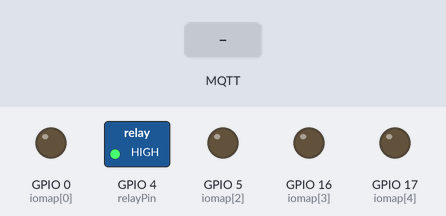
A sketch run on a simulated ESP32. Parts: switched loads named in the sketch (green lamp = pin HIGH), output pins drawn as LEDs (lit = HIGH). The inputs (shaded band) are chosen by the test bench. WiFi joins after 1.5 s; servers stay silent unless stated; random numbers use the default seed unless the sketch sets one; no MQTT or app messages arrive unless stated; what the sketch prints to the serial monitor is not drawn.

Above: at 2.7 s.
2.8 s: MQTT message "u" arrives on the first subscribed topic
At 3.2 s:
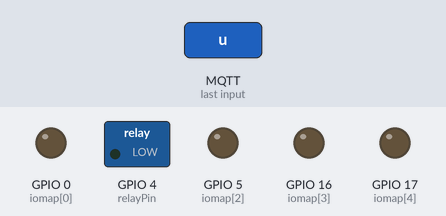
4.8 s: MQTT message "1" arrives on the first subscribed topic
6.3 s: MQTT message "on" arrives on the first subscribed topic
Timing chart, 0 to 9.3 s (numbered marks = the images above; inputs shaded):
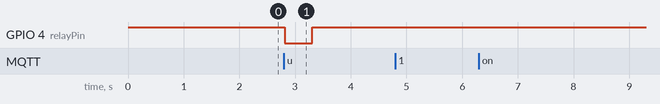

The sketch:

esp32mqttrelay.ino
```cpp
#include <WiFi.h>
#include <PubSubClient.h>
#include "config.h"

// Update these with values suitable for your network.
const char* wifi_ssid = WIFI_SSID;
const char* wifi_password = WIFI_PASSWORD;
const char* mqtt_server = MQTT_SERVER;
const int   mqtt_port = MQTT_PORT;
const char* mqtt_user = MQTT_USER;
const char* mqtt_password = MQTT_PASSWORD;
const char* mqtt_serial_publisher_ch = MQTT_SERIAL_PUBLISHER_CH;
const char* mqtt_serial_receiver_ch = MQTT_SERIAL_RECEIVER_CH;
const int   id_map_length = ID_MAP_LENGTH;

WiFiClient wifiClient;
/*id - GPIO
   1 - 4
   2 - 5
   3 - 16
   4 - 17
*/
// relay pin
const int relayPin = 4;

int iomap[id_map_length] = {0, 4, 5, 16, 17};

PubSubClient client(wifiClient);

void setup_wifi() {
  delay(10);
  // We start by connecting to a WiFi network
  Serial.println();
  Serial.print("Connecting to ");
  Serial.println(wifi_ssid);
  WiFi.begin(wifi_ssid, wifi_password);
  while (WiFi.status() != WL_CONNECTED) {
    delay(500);
    Serial.print(".");
  }
  randomSeed(micros());
  Serial.println("");
  Serial.println("WiFi connected");
  Serial.println("IP address: ");
  Serial.println(WiFi.localIP());
}

void reconnect() {
  // Loop until we're reconnected
  while (!client.connected()) {
    Serial.print("Attempting MQTT connection...");
    // Create a random client ID
    String clientId = "ESP32Client-";
    clientId += String(random(0xffff), HEX);
    // Attempt to connect
    if (client.connect(clientId.c_str(), mqtt_user, mqtt_password)) {
      Serial.println("connected");
      //Once connected, publish an announcement...
      client.publish("/icircuit/presence/ESP32/", "hello world");
      // ... and resubscribe
      client.subscribe(mqtt_serial_receiver_ch);
    } else {
      Serial.print("failed, rc=");
      Serial.print(client.state());
      Serial.println(" try again in 5 seconds");
      // Wait 5 seconds before retrying
      delay(5000);
    }
  }
}


void callback(char* topic, byte *payload, unsigned int length) {
  //print recevied messages on the serial console
  Serial.println("-------new message from broker-----");
  Serial.print("channel:");
  Serial.println(topic);
  Serial.print("data:");
  Serial.write(payload, length);
  Serial.println();
  String cmd;

  Serial.print("mqtt_serial_receiver_ch:");
  Serial.print(mqtt_serial_receiver_ch);
  Serial.println();
  Serial.print("Topic:");
  Serial.print(String(topic));
  Serial.println();

  //  Serial.print("Payload: ");
  //  for (int i = 0; i < length; i++) {
  //    Serial.print((char)payload[i]);
  //    cmd += (char)payload[i];
  //  }

  Serial.println();

  if (String(topic) == mqtt_serial_receiver_ch) {
    for (int i = 0; i < length; i++) {
      Serial.print("New Command: ");
      Serial.println((char)payload[i]);
      cmd += (char)payload[i];
    }

    if (String(cmd) == "u") {
      Serial.print("commande: ");
      Serial.print(cmd);

      Serial.println();

      Serial.print("state: ");
      digitalWrite(relayPin, LOW);
      int val = digitalRead(relayPin);
      Serial.print(val);
      delay(500);

      Serial.println();
      Serial.print("state: ");
      digitalWrite(relayPin, HIGH);
      int val2 = digitalRead(relayPin);
      Serial.print(val2);
      Serial.println();

    }
    else {
      Serial.println("Wrong command was used");
      Serial.print("command: ");
      Serial.print(cmd);

    }

    // Use the following structure if multiple condition.
    //    else if (String (cmd) == "d") {
    //    }

  }
}

void setup() {

  Serial.begin(115200);
  Serial.setTimeout(500);// Set time out for
  int i = 0;
  for (i = 0; i < ID_MAP_LENGTH; i++) {
    pinMode(iomap[i], OUTPUT);
  }
  digitalWrite(relayPin, HIGH);

  setup_wifi();
  client.setServer(mqtt_server, mqtt_port);
  client.setCallback(callback);
  reconnect();
}

void loop() {
  if (!client.connected()) {
    reconnect();
  }
  client.loop();
}
```

config.h
```cpp
#define WIFI_PASSWORD "MyWifiPass"
#define MQTT_SERVER "mqtt-server.com"
#define WIFI_SSID "MyWifiSSID"
#define MQTT_PORT 1804 //Default is 1883
#define MQTT_USER "Kunta"
#define MQTT_SERIAL_PUBLISHER_CH "home1/garage/door/"
#define MQTT_SERIAL_RECEIVER_CH "home1/garage/door/"
#define MQTT_PASSWORD "ThisIsMyPass"
#define ID_MAP_LENGTH 5
```

Measured:
- after the input at 2.8 s, GPIO 4 (relayPin): HIGH → LOW at once, → HIGH 0.50 s later
- after the input at 4.8 s, every drawn part: stays the same
- after the input at 6.3 s, every drawn part: stays the same
